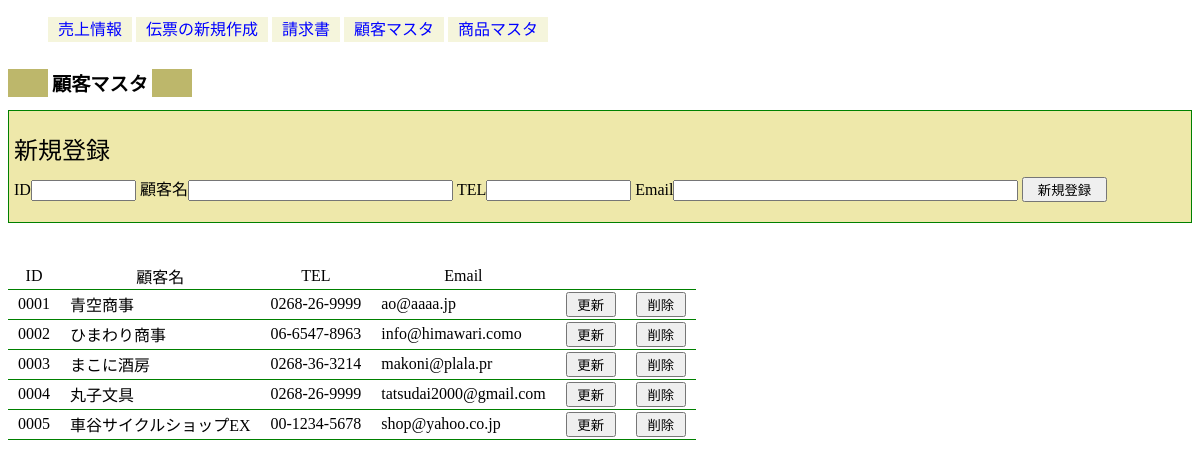
The app's page /Chapter7/customer.php with its own data.
### tables this page shows
CREATE TABLE IF NOT EXISTS `customer` (
  `CustomerID` varchar(4) NOT NULL,
  `CustomerName` varchar(30) NOT NULL,
  `TEL` varchar(12) DEFAULT NULL,
  `Email` varchar(50) DEFAULT NULL
);

### Chapter7/class_folder/db.php (called while the page is built)
<?php
class DB{
	private $USER = 'root';
	private $PW = 'yoshi01';
	private $dns = "mysql:dbname=salesmanagement;host=localhost;charset=utf8";
	private function Connectdb(){
		try{
			$pdo = new PDO($this->dns,$this->USER,$this->PW);
			return $pdo;
		}catch(Exception $e){
			return false;
		}
	}
	protected function executeSQL($sql,$array){
		try{
			if(!$pdo = $this->Connectdb()){
				return false;
			}
			$stmt = $pdo->prepare($sql);
			$stmt->execute($array);
			return $stmt;
		}catch(Exception $e){
			return false;
		}
	}
}
?>

### Chapter7/class_folder/DBCustomer.php (the view, shortened to what this page needs)
<?php
require_once('db.php');
class DBCustomer extends DB{
	public function SelectCustomerAll(){
		$sql = "SELECT * FROM customer";
		$res = parent::executeSQL($sql,null);
		$data = "<table class='recordlist'>";
		$data .= "<tr><th>ID</th><th>顧客名</th><th>TEL</th><th>Email</th><th></th><th></th></tr>\n";
		foreach($rows = $res->fetchAll(PDO::FETCH_NUM) as $row){
			$data .= "<tr>";
			for($i=0; $i<count($row); $i++){
				$data .= "<td>{$row[$i]}</td>";
			}
			$data .= <<<eof
			<td><form method='post' action=''>
			<input type='hidden' name='id' value='{$row[0]}'>
			<input type='submit' name='update' value=' 更新 '>
			</form></td>
eof;
			$data .= <<<eof
			<td><form method='post' action=''>
			<input type='hidden' name='id' value='{$row[0]}'>
			<input type='submit' name='delete' id='delete' value=' 削除 ' onClick='return CheckDelete()'>
			</form></td>
eof;
			$data .= "</tr>\n";
		}
		$data .= "</table>\n";
		return $data;
	}
}
?>

### Chapter7/css/style.css (style rules this page uses)
table { border-collapse: collapse; }
th { font-weight: normal; border-bottom: 1px green solid; }
td { padding: 2px 10px; border-bottom: 1px green solid; }
td form { padding: 0; margin: 0; }
.recordlist { margin-top: 40px; }

### records on screen
customer: CustomerID "0001", CustomerName "青空商事", TEL "0268-26-9999", Email "ao@aaaa.jp"
customer: CustomerID "0002", CustomerName "ひまわり商事", TEL "06-6547-8963", Email "info@himawari.como"
customer: CustomerID "0003", CustomerName "まこに酒房", TEL "0268-36-3214", Email "makoni@plala.pr"
customer: CustomerID "0004", CustomerName "丸子文具", TEL "0268-26-9999", Email "tatsudai2000@gmail.com"
customer: CustomerID "0005", CustomerName "車谷サイクルショップEX", TEL "00-1234-5678", Email "shop@yahoo.co.jp"
